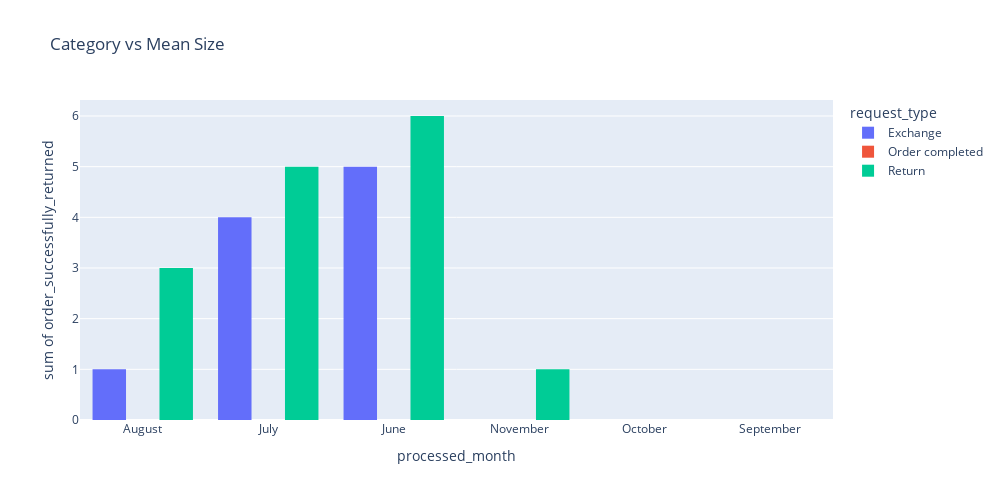

Notebook cell for this chart:
### Code cell
fig = px.histogram(request_status_month, x="processed_month", y="order_successfully_returned",
             color='request_type', barmode='group',
             height=500,width=1000,title='Return status for each month')
fig.show()

### Figure 1 — Plotly figure (JSON) as saved in the notebook; plotly's stock layout.template omitted (floating-point values rounded to 4 significant figures)
{"data": [{"alignmentgroup": "True", "bingroup": "x", "histfunc": "sum", "hovertemplate": "request_type=Exchange<br>processed_month=%{x}<br>sum of order_successfully_returned=%{y}<extra></extra>", "legendgroup": "Exchange", "marker": {"color": "#636efa", "pattern": {"shape": ""}}, "name": "Exchange", "offsetgroup": "Exchange", "orientation": "v", "showlegend": true, "type": "histogram", "x": ["August", "July", "June"], "xaxis": "x", "y": [1, 4, 5], "yaxis": "y"}, {"alignmentgroup": "True", "bingroup": "x", "histfunc": "sum", "hovertemplate": "request_type=Order completed<br>processed_month=%{x}<br>sum of order_successfully_returned=%{y}<extra></extra>", "legendgroup": "Order completed", "marker": {"color": "#EF553B", "pattern": {"shape": ""}}, "name": "Order completed", "offsetgroup": "Order completed", "orientation": "v", "showlegend": true, "type": "histogram", "x": ["August", "July", "June", "November", "October", "September"], "xaxis": "x", "y": [0, 0, 0, 0, 0, 0], "yaxis": "y"}, {"alignmentgroup": "True", "bingroup": "x", "histfunc": "sum", "hovertemplate": "request_type=Return<br>processed_month=%{x}<br>sum of order_successfully_returned=%{y}<extra></extra>", "legendgroup": "Return", "marker": {"color": "#00cc96", "pattern": {"shape": ""}}, "name": "Return", "offsetgroup": "Return", "orientation": "v", "showlegend": true, "type": "histogram", "x": ["August", "July", "June", "November"], "xaxis": "x", "y": [3, 5, 6, 1], "yaxis": "y"}], "layout": {"barmode": "group", "height": 500, "legend": {"title": {"text": "request_type"}, "tracegroupgap": 0}, "title": {"text": "Category vs Mean Size"}, "width": 1000, "xaxis": {"anchor": "y", "domain": [0, 1], "title": {"text": "processed_month"}}, "yaxis": {"anchor": "x", "domain": [0, 1], "title": {"text": "sum of order_successfully_returned"}}}}
